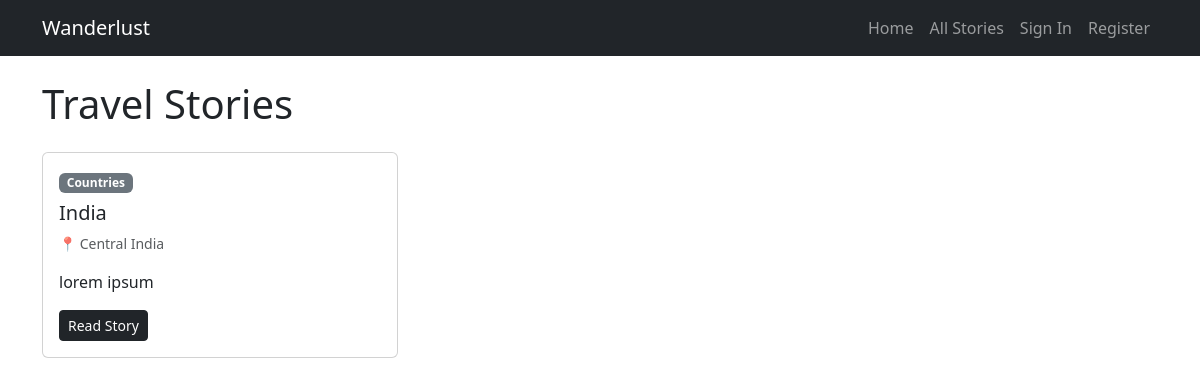
The page / on the database its author committed.
### blog/models.py (models this page shows, shortened)
class Post(models.Model):
    STATUS_DRAFT = 'draft'
    STATUS_PUBLISHED = 'published'
    STATUS_CHOICES = [
        (STATUS_DRAFT, 'Draft'),
        (STATUS_PUBLISHED, 'Published'),
    ]
    title = models.CharField(max_length=200)
    slug = models.SlugField(max_length=200, unique=True, blank=True)
    author = models.ForeignKey(User, on_delete=models.CASCADE, related_name='posts')
    category = models.ForeignKey(Category, on_delete=models.SET_NULL, null=True, blank=True, related_name='posts')
    destination = models.CharField(max_length=100)
    excerpt = models.TextField(max_length=300)
    content = models.TextField()
    status = models.CharField(max_length=10, choices=STATUS_CHOICES, default=STATUS_DRAFT)
    created_at = models.DateTimeField(auto_now_add=True)
    featured = models.BooleanField(default=False)
    class Meta:
        ordering = ['-created_at']
    def get_absolute_url(self):
        return reverse('blog:post_detail', kwargs={'slug': self.slug})

class Category(models.Model):
    name = models.CharField(max_length=100, unique=True)
    slug = models.SlugField(max_length=100, unique=True, blank=True)
    class Meta:
        verbose_name_plural = 'categories'

### blog/views.py (the view)
# urls.py: path('', views.home, name='home'),
def home(request):
    featured_posts = Post.objects.filter(
        status=Post.STATUS_PUBLISHED, featured=True
    )[:3]
    recent_posts = Post.objects.filter(
        status=Post.STATUS_PUBLISHED
    ).exclude(featured=True)[:6]
    categories = Category.objects.all()
    context = {
        'featured_posts': featured_posts,
        'recent_posts': recent_posts,
        'categories': categories,
    }
    return render(request, 'blog/home.html', context)

### templates/blog/home.html
{% extends 'base.html' %} {% block title %}Wanderlust — Travel Blog{% endblock%}
{% block content %}
<h1 class="mb-4">Travel Stories</h1>
{% if recent_posts %}
<div class="row">
    {% for post in recent_posts %}
    <div class="col-md-4 mb-4">
        <div class="card h-100">
            <div class="card-body">
                {% if post.category %}
                <span class="badge bg-secondary mb-2"
                    >{{ post.category.name }}</span
                >
                {% endif %}
                <h5 class="card-title">{{ post.title }}</h5>
                <p class="text-muted small">📍 {{ post.destination }}</p>
                <p class="card-text">{{ post.excerpt }}</p>
                <a
                    href="{{ post.get_absolute_url }}"
                    class="btn btn-dark btn-sm"
                    >Read Story</a
                >
            </div>
        </div>
    </div>
    {% endfor %}
</div>
{% else %}
<p>No stories yet.</p>
{% endif %} {% endblock %}

### rows shown on the page
Post: category.name "Countries", title "India", destination "Central India", excerpt "lorem ipsum"
